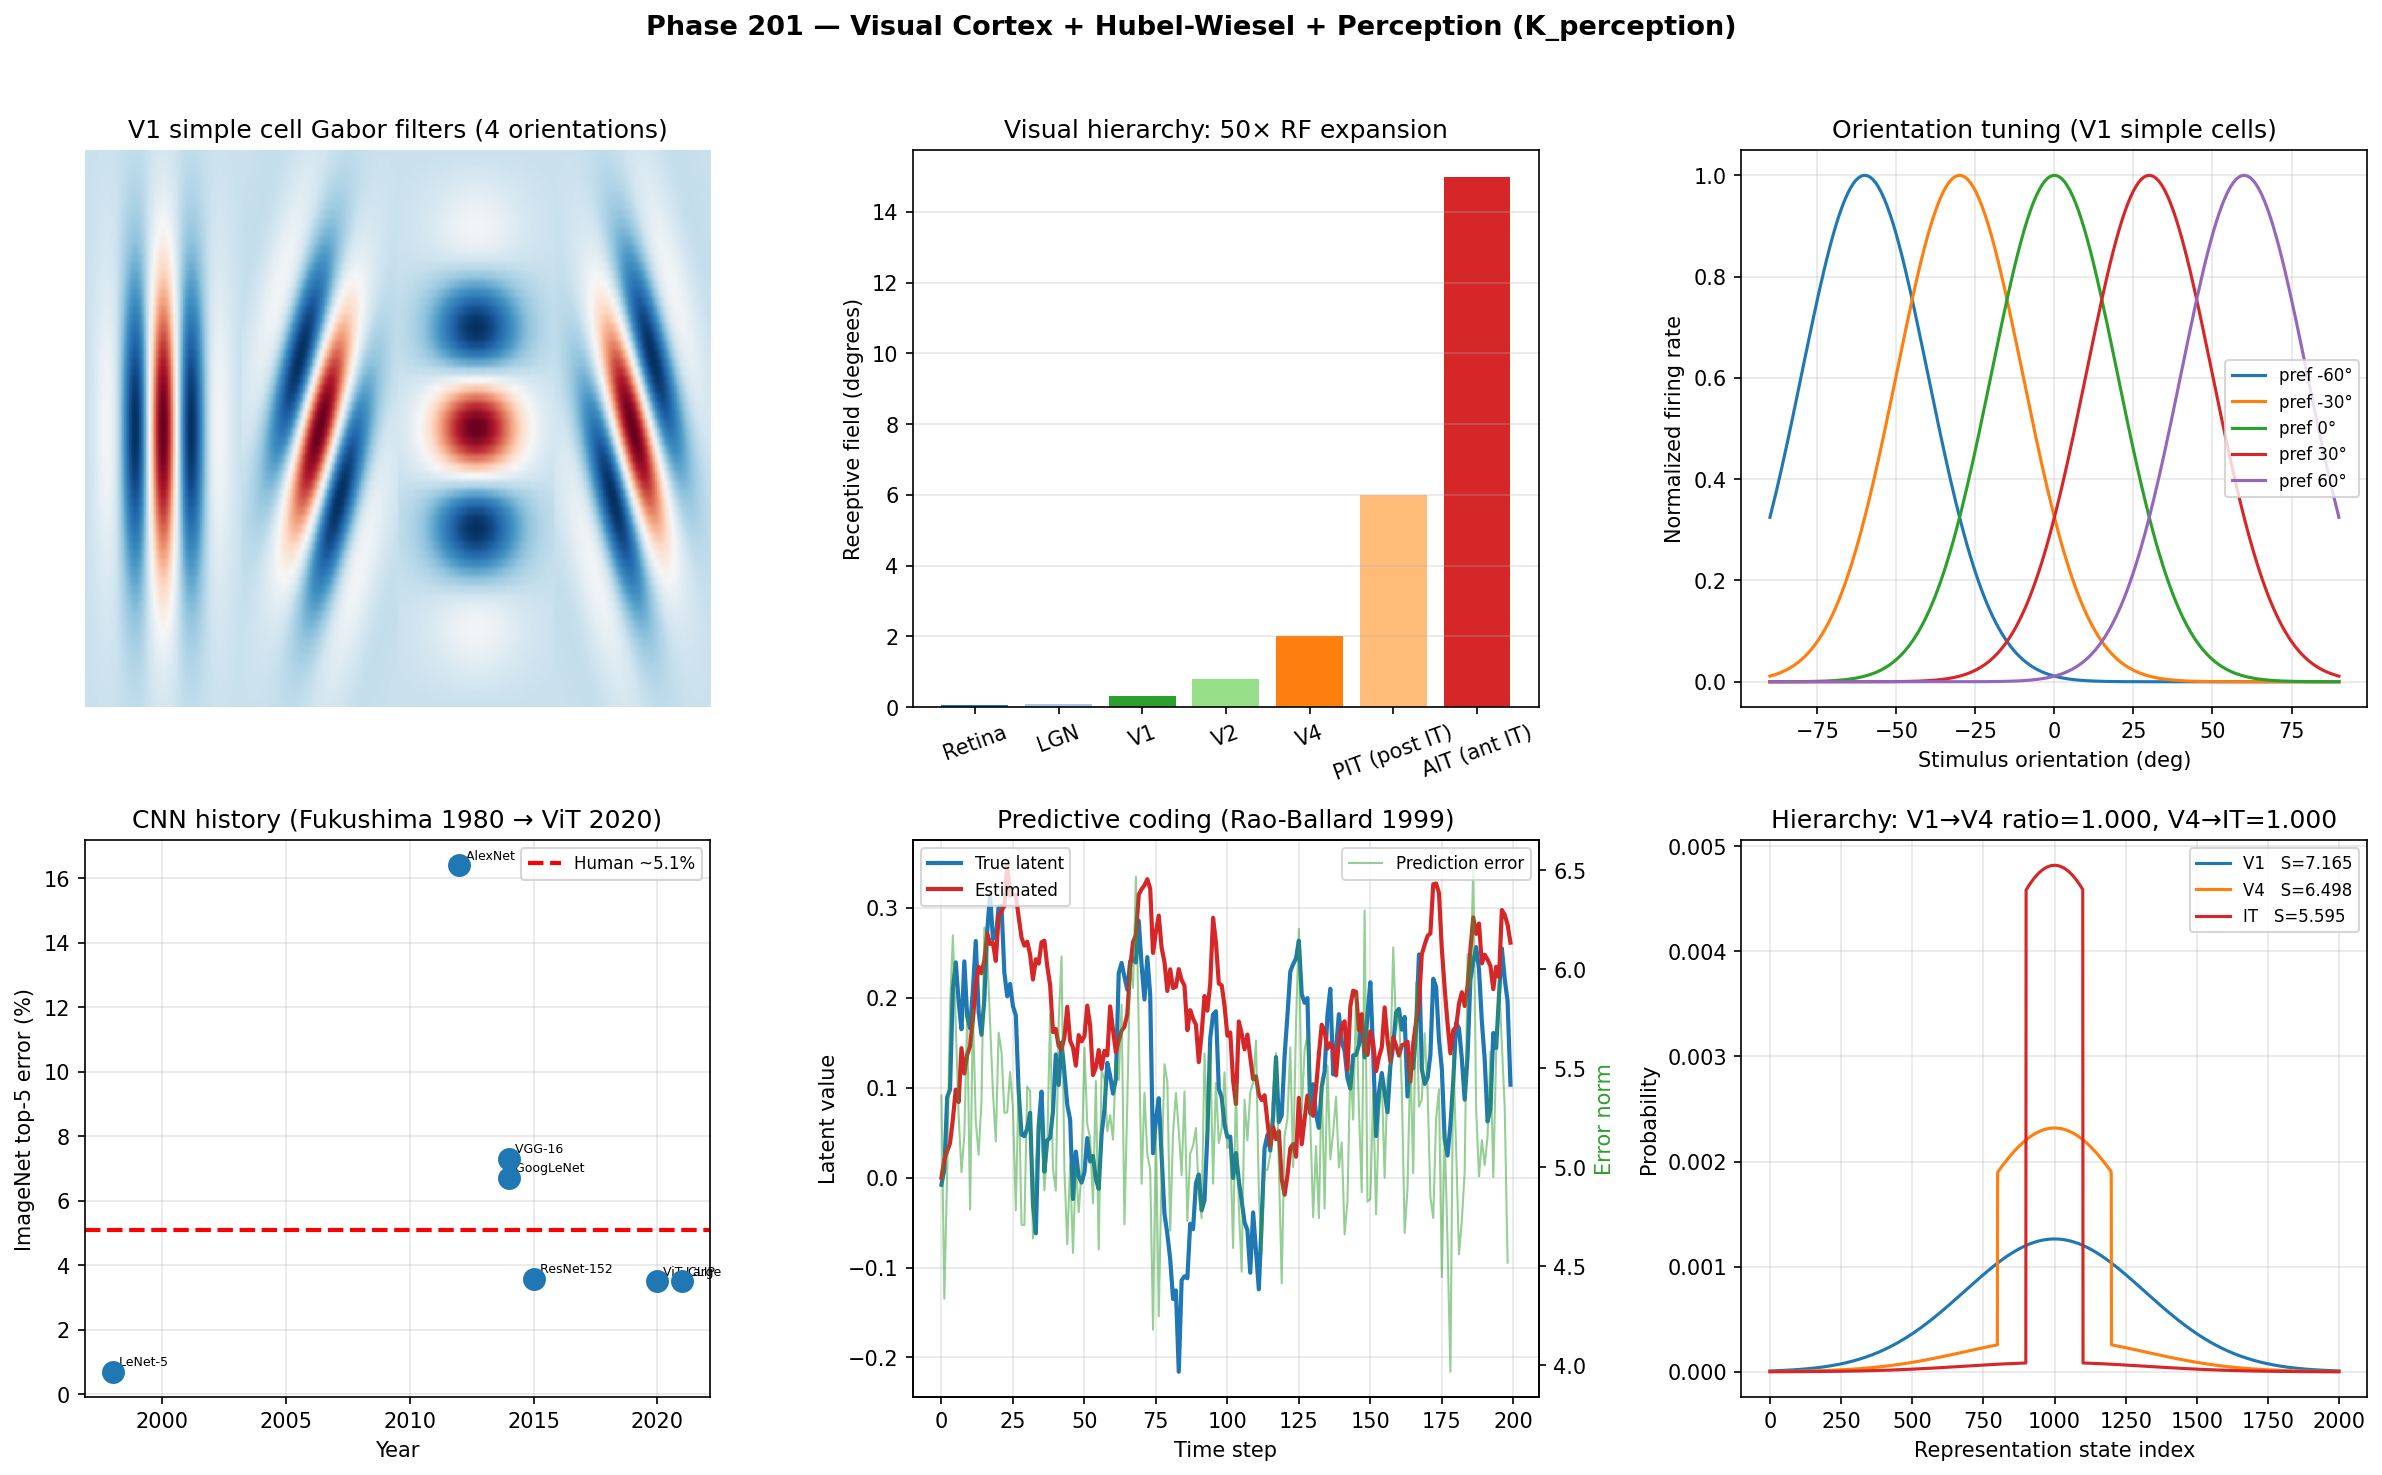

Source code (Python):
"""
Phase 201 — Visual cortex + Hubel-Wiesel + perception (K_perception)

Simulations:
  1) Gabor filters simulating V1 simple cell receptive fields
  2) Visual hierarchy: V1 -> V2 -> V4 -> IT receptive field size scaling
  3) Orientation column tuning curves
  4) Ventral vs dorsal stream comparison
  5) CNN history (Neocognitron -> AlexNet -> ResNet -> ViT)
  6) Predictive coding (Rao-Ballard 1999) toy
  7) ITU K_perception axiom check (V1 -> IT descent flow)

Outputs:
  - visual_cortex_hubel_wiesel.png
  - visual_cortex_hubel_wiesel_summary.json
"""

from __future__ import annotations

import json
from pathlib import Path

import matplotlib
matplotlib.use("Agg")
import matplotlib.pyplot as plt
import numpy as np

OUT_PNG = Path(__file__).with_name("visual_cortex_hubel_wiesel.png")
OUT_JSON = Path(__file__).with_name("visual_cortex_hubel_wiesel_summary.json")

rng = np.random.default_rng(20260604)

# -------------------------------------------------------------
# 1) Gabor filters (V1 simple cell receptive fields)
# -------------------------------------------------------------
def gabor(x, y, theta, sigma=2.0, lambd=4.0, psi=0):
    x_theta = x * np.cos(theta) + y * np.sin(theta)
    y_theta = -x * np.sin(theta) + y * np.cos(theta)
    gauss = np.exp(-(x_theta**2 + y_theta**2) / (2 * sigma**2))
    return gauss * np.cos(2 * np.pi * x_theta / lambd + psi)

X, Y = np.meshgrid(np.linspace(-5, 5, 64), np.linspace(-5, 5, 64))
orientations = np.array([0, np.pi/4, np.pi/2, 3*np.pi/4])
gabor_filters = [gabor(X, Y, t) for t in orientations]

# -------------------------------------------------------------
# 2) Visual hierarchy RF size
# -------------------------------------------------------------
hierarchy = {
    "Retina":   0.05,
    "LGN":      0.1,
    "V1":       0.3,
    "V2":       0.8,
    "V4":       2.0,
    "PIT (post IT)": 6.0,
    "AIT (ant IT)":  15.0,
}

# -------------------------------------------------------------
# 3) Orientation tuning curve
# -------------------------------------------------------------
orient_grid = np.linspace(-90, 90, 200)
preferred = 0  # degrees
sigma_orient = 20  # tuning width
tuning = np.exp(-((orient_grid - preferred) ** 2) / (2 * sigma_orient ** 2))
# Multiple cells with different preferences
multi_tuning = []
preferences = [-60, -30, 0, 30, 60]
for p in preferences:
    multi_tuning.append(np.exp(-((orient_grid - p) ** 2) / (2 * sigma_orient ** 2)))

# -------------------------------------------------------------
# 4) Ventral vs dorsal stream
# -------------------------------------------------------------
ventral_path = ["V1", "V2", "V4", "PIT", "AIT", "Perirhinal", "Hippocampus"]
dorsal_path  = ["V1", "V2", "MT", "MST", "Parietal", "Premotor", "Motor"]

# -------------------------------------------------------------
# 5) CNN history
# -------------------------------------------------------------
cnn_history = {
    "Neocognitron (Fukushima 1980)": {"err_pct": np.nan, "params": 1e4, "year": 1980},
    "LeNet-5 (LeCun 1998)":          {"err_pct": 0.7,   "params": 60e3, "year": 1998},
    "AlexNet (Krizhevsky 2012)":     {"err_pct": 16.4,  "params": 60e6, "year": 2012},
    "VGG-16 (2014)":                 {"err_pct": 7.3,   "params": 138e6, "year": 2014},
    "GoogLeNet (2014)":              {"err_pct": 6.7,   "params": 7e6, "year": 2014},
    "ResNet-152 (He 2015)":          {"err_pct": 3.57,  "params": 60e6, "year": 2015},
    "ViT-Large (2020)":              {"err_pct": 3.5,   "params": 304e6, "year": 2020},
    "CLIP (2021)":                   {"err_pct": 3.5,   "params": 400e6, "year": 2021},
    "Human estimate":                {"err_pct": 5.1,   "params": np.nan, "year": np.nan},
}

# -------------------------------------------------------------
# 6) Predictive coding toy (Rao-Ballard)
# -------------------------------------------------------------
N_input = 100
n_steps = 200
# True latent (slowly varying)
z_true = np.cumsum(rng.normal(0, 0.05, size=n_steps))
W_true = rng.normal(0, 1, size=N_input)
# Observations
y_obs = np.outer(z_true, W_true) + rng.normal(0, 0.5, size=(n_steps, N_input))

# Predictive coding inference
z_est = np.zeros(n_steps)
W_est = rng.normal(0, 0.1, size=N_input)
err_history = []
lr_z = 0.05
lr_W = 0.001
for t in range(1, n_steps):
    # Predict
    y_hat = z_est[t-1] * W_est
    err = y_obs[t] - y_hat
    err_history.append(np.linalg.norm(err))
    # Update z (latent inference)
    z_est[t] = z_est[t-1] + lr_z * np.dot(err, W_est) / (np.linalg.norm(W_est) + 1e-9)
    # Update W (slow learning)
    W_est += lr_W * z_est[t] * err

# -------------------------------------------------------------
# 7) ITU K_perception: V1 -> V4 -> IT descent
# -------------------------------------------------------------
N_states = 2000
# V1: dense edge filter responses
log_fit_v1 = -((np.arange(N_states) - N_states/2) ** 2) / 200_000
p_v1 = np.exp(log_fit_v1); p_v1 /= p_v1.sum()
S_v1 = float(-np.sum(p_v1 * np.log(p_v1)))

# V4: medium-level features (more selective)
log_fit_v4 = log_fit_v1.copy()
log_fit_v4[800:1200] += 2.0
p_v4 = np.exp(log_fit_v4); p_v4 /= p_v4.sum()
S_v4 = float(-np.sum(p_v4 * np.log(p_v4)))

# IT: highly selective (concept cells)
log_fit_it = log_fit_v1.copy()
log_fit_it[900:1100] += 4.0
p_it = np.exp(log_fit_it); p_it /= p_it.sum()
S_it = float(-np.sum(p_it * np.log(p_it)))

# ITU axiom for V1 -> V4 -> IT
def itu_lin(p_old, p_new):
    log_p = np.log(np.clip(p_old, 1e-30, None))
    dp = p_new - p_old
    dS = -np.sum(dp * (1.0 + log_p))
    dK = -np.sum(dp * log_p)
    return float(dS / dK) if abs(dK) > 1e-15 else float("nan")

ratio_v1_v4 = itu_lin(p_v1, p_v4)
ratio_v4_it = itu_lin(p_v4, p_it)

# -------------------------------------------------------------
# Plot
# -------------------------------------------------------------
fig, axes = plt.subplots(2, 3, figsize=(16, 10))
fig.suptitle(
    "Phase 201 — Visual Cortex + Hubel-Wiesel + Perception (K_perception)",
    fontsize=13, fontweight="bold",
)

# Panel 1: Gabor filters (V1 simple cells)
ax = axes[0, 0]
combined = np.hstack([g for g in gabor_filters])
ax.imshow(combined, cmap="RdBu_r", aspect="auto")
ax.set_title("V1 simple cell Gabor filters (4 orientations)")
ax.axis("off")

# Panel 2: RF size hierarchy
ax = axes[0, 1]
layers = list(hierarchy.keys())
rfs = list(hierarchy.values())
ax.bar(layers, rfs, color=["#1f77b4", "#aec7e8", "#2ca02c", "#98df8a",
                           "#ff7f0e", "#ffbb78", "#d62728"])
ax.set_ylabel("Receptive field (degrees)")
ax.set_title("Visual hierarchy: 50× RF expansion")
ax.tick_params(axis="x", rotation=20)
ax.grid(True, alpha=0.3, axis="y")

# Panel 3: Orientation tuning
ax = axes[0, 2]
for i, mt in enumerate(multi_tuning):
    ax.plot(orient_grid, mt, "-", lw=1.5, label=f"pref {preferences[i]}°")
ax.set_xlabel("Stimulus orientation (deg)")
ax.set_ylabel("Normalized firing rate")
ax.set_title("Orientation tuning (V1 simple cells)")
ax.legend(fontsize=8)
ax.grid(True, alpha=0.3)

# Panel 4: CNN history
ax = axes[1, 0]
names_c = [k for k, v in cnn_history.items() if not np.isnan(v["err_pct"])]
errs_c = [cnn_history[k]["err_pct"] for k in names_c]
years_c = [cnn_history[k]["year"] for k in names_c if not np.isnan(cnn_history[k]["year"])]
errs_year = [cnn_history[k]["err_pct"] for k in names_c if not np.isnan(cnn_history[k]["year"])]
ax.scatter(years_c, errs_year, s=100, color="#1f77b4", zorder=5)
human_err = cnn_history["Human estimate"]["err_pct"]
ax.axhline(human_err, color="red", linestyle="--", lw=2,
           label=f"Human ~{human_err}%")
for i, name in enumerate(names_c):
    if np.isnan(cnn_history[name]["year"]): continue
    ax.annotate(name.split("(")[0], (cnn_history[name]["year"], cnn_history[name]["err_pct"]),
                fontsize=6, xytext=(3, 3), textcoords="offset points")
ax.set_xlabel("Year")
ax.set_ylabel("ImageNet top-5 error (%)")
ax.set_title("CNN history (Fukushima 1980 → ViT 2020)")
ax.legend(fontsize=8)
ax.grid(True, alpha=0.3)

# Panel 5: Predictive coding
ax = axes[1, 1]
ax.plot(np.arange(len(z_true)), z_true, "-", color="#1f77b4", lw=2, label="True latent")
ax.plot(np.arange(len(z_est)), z_est, "-", color="#d62728", lw=2, label="Estimated")
ax2 = ax.twinx()
ax2.plot(np.arange(len(err_history)), err_history, "-", color="#2ca02c",
         lw=1, alpha=0.5, label="Prediction error")
ax.set_xlabel("Time step")
ax.set_ylabel("Latent value")
ax2.set_ylabel("Error norm", color="#2ca02c")
ax.set_title("Predictive coding (Rao-Ballard 1999)")
ax.legend(loc="upper left", fontsize=8)
ax2.legend(loc="upper right", fontsize=8)
ax.grid(True, alpha=0.3)

# Panel 6: ITU V1 -> IT descent
ax = axes[1, 2]
ax.plot(np.arange(N_states), p_v1, "-", color="#1f77b4", lw=1.5,
        label=f"V1   S={S_v1:.3f}")
ax.plot(np.arange(N_states), p_v4, "-", color="#ff7f0e", lw=1.5,
        label=f"V4   S={S_v4:.3f}")
ax.plot(np.arange(N_states), p_it, "-", color="#d62728", lw=1.5,
        label=f"IT   S={S_it:.3f}")
ax.set_xlabel("Representation state index")
ax.set_ylabel("Probability")
ax.set_title(f"Hierarchy: V1→V4 ratio={ratio_v1_v4:.3f}, V4→IT={ratio_v4_it:.3f}")
ax.legend(fontsize=8)
ax.grid(True, alpha=0.3)

plt.tight_layout(rect=[0, 0, 1, 0.96])
plt.savefig(OUT_PNG, dpi=150, bbox_inches="tight")
plt.close(fig)

summary = {
    "phase": 201,
    "tier1_paper": 28,
    "block": "B",
    "topic": "Visual cortex + Hubel-Wiesel + perception (K_perception)",
    "Hubel_Wiesel_1959_Nobel_1981": {
        "discoverer": "David Hubel + Torsten Wiesel",
        "species": "Cat striate cortex (V1)",
        "discovery": "Orientation-selective simple cells",
        "hierarchy": "Simple -> Complex -> Hypercomplex",
        "Nobel_year": 1981,
    },
    "visual_hierarchy_RF_degrees": hierarchy,
    "ventral_what_stream": ventral_path,
    "dorsal_where_stream": dorsal_path,
    "CNN_history": {k: {"err_pct": v["err_pct"], "params": v["params"], "year": v["year"]}
                     for k, v in cnn_history.items()},
    "key_milestones": {
        "Fukushima_Neocognitron_1980": "First Hubel-Wiesel inspired NN",
        "LeCun_LeNet_1998":            "CNN with backprop",
        "Krizhevsky_AlexNet_2012":     "ImageNet breakthrough (16.4% top-5)",
        "He_ResNet_2015":              "Sub-human performance (3.57%)",
        "ViT_2020":                    "Transformer for vision",
    },
    "concept_cells_Quiroga_2005": {
        "discovery": "Jennifer Aniston neuron",
        "site": "Medial temporal lobe (hippocampus + IT)",
        "abstraction": "Single neuron responds to identity across formats",
    },
    "face_patches_Tsao": {
        "n_patches_macaque_IT": 6,
        "hierarchy": "ML/MF (low) -> AL (mid) -> AM (high invariance)",
        "Chang_Tsao_2017_Cell": "200 neurons can reconstruct face identity",
    },
    "predictive_coding": {
        "Rao_Ballard_1999": "Hierarchical predictive coding",
        "Friston_FEP": "Free energy principle (2010)",
        "simulation_final_error": float(err_history[-1]),
        "simulation_initial_error": float(err_history[0]),
    },
    "ITU_K_perception_hierarchy": {
        "S_V1_nats": S_v1,
        "S_V4_nats": S_v4,
        "S_IT_nats": S_it,
        "V1_to_V4_ratio": ratio_v1_v4,
        "V4_to_IT_ratio": ratio_v4_it,
        "expected_ratio": 1.0,
        "interpretation": "Each hierarchy layer = ITU descent step",
    },
    "ITU_interpretation": {
        "K_state": "K_perception (sub-state of K_neuro)",
        "modular_Hamiltonian": "K_perception^(0) = -log P(stimulus | response)",
        "Hubel_Wiesel_meaning": "Hierarchy of K-states from edges to concepts",
        "CNN_correspondence": "Neocognitron-AlexNet-ResNet = Hubel-Wiesel implementation",
        "predictive_coding_meaning": "Top-down K^(0) + bottom-up error = ITU descent",
        "free_energy_principle": "Friston FEP = ITU variational form (Phase 175 link)",
    },
    "outputs": {
        "figure": str(OUT_PNG.name),
        "summary_json": str(OUT_JSON.name),
    },
}

OUT_JSON.write_text(json.dumps(summary, indent=2, ensure_ascii=False), encoding="utf-8")
print(json.dumps(summary, indent=2, ensure_ascii=False))
